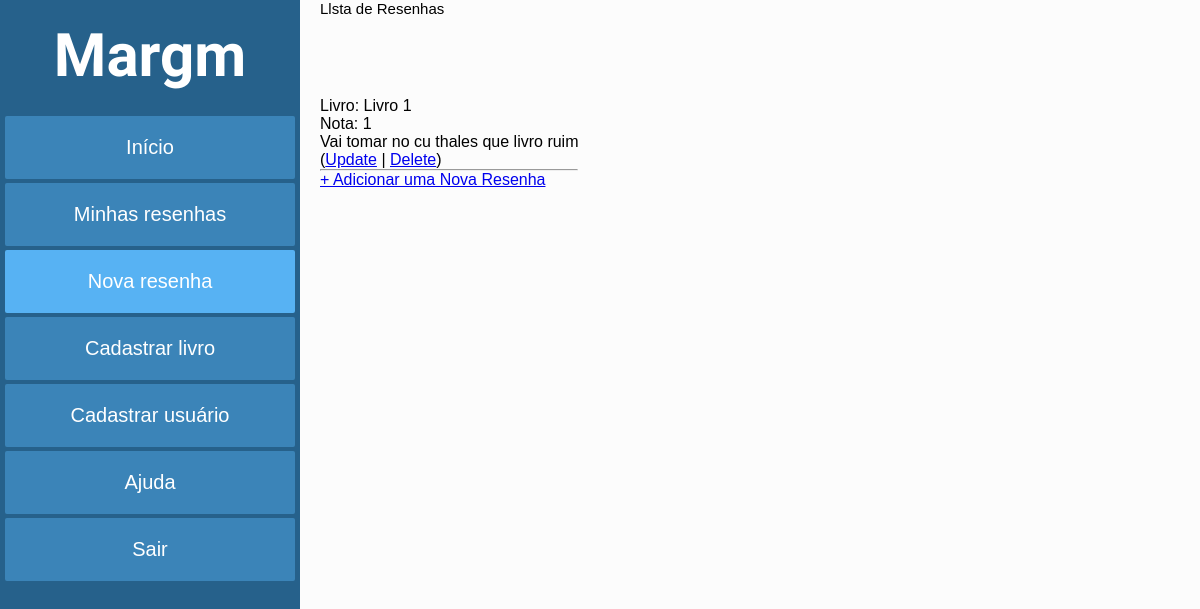
/resenhas/, run on an earlier commit of the app's database.
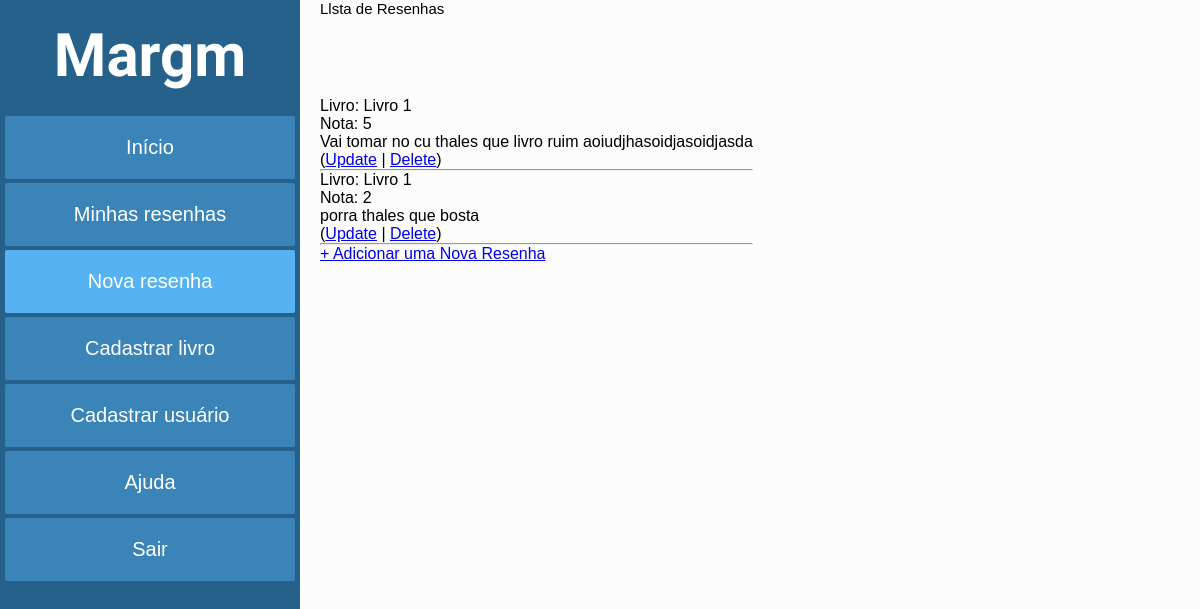
And on a later commit of the database.
### resenhas/models.py (models this page shows)
class Resenha(models.Model):
    id = models.AutoField(primary_key=True)
    cod_livro = models.ForeignKey(Livro, models.CASCADE)
    texto = models.TextField()
    rating = models.IntegerField()
    created_at = models.DateField(auto_now_add=True)
    created_by = models.ForeignKey(Usuario, models.DO_NOTHING)

### livros/models.py (models this page shows)
class Livro(models.Model):
    id = models.AutoField(primary_key=True)
    isbn = models.CharField(max_length=13)
    titulo = models.CharField(max_length=100)
    genero = models.CharField(max_length=50)
    autor = models.CharField(max_length=100)
    editora = models.CharField(max_length=100)
    ano_publicacao = models.IntegerField()
    numero_paginas = models.IntegerField()
    rating = models.FloatField(null=True)
    created_at = models.DateTimeField(auto_now_add=True)
    created_by = models.ForeignKey(Usuario, models.DO_NOTHING)

### resenhas/views.py (the view)
# urls.py: path('', views.ResenhaListView.as_view(), name='Resenha_list'),
class ResenhaListView(ListView):
    model = Resenha
    context_object_name = 'Resenhas'

### resenhas/templates/resenhas/resenha_list.html (shortened to what this page needs)
<!DOCTYPE html>
{% load static %}
<html lang="pt-br">
<head>
    <link rel="stylesheet" href="/static/resenhas/styles/resenha_form.css">
</head>
<body>
    <div id="menu-lateral">
        <h1>Margm</h1>
        <a target="_self" hreflang="pt-br">Início</a>
        <a target="_self" hreflang="pt-br">Minhas resenhas</a>
        <a id="selecionado" href="/resenhas/create/" target="_self" hreflang="pt-br">Nova resenha</a>
        <a href="/livros/create/" target="_self" hreflang="pt-br">Cadastrar livro</a>
        <a href="/usuarios/create/" target="_self" hreflang="pt-br">Cadastrar usuário</a>
        <a target="_self" hreflang="pt-br">Ajuda</a>
        <a target="_self" hreflang="pt-br">Sair</a>
    </div>
    <div id="nova-resenha">
        <h3>Llsta de Resenhas</h3>
        {% for Resenha in Resenhas %}
            <p>Livro: {{ Resenha.cod_livro.titulo }}<br>Nota: {{ Resenha.rating }} <br>{{ Resenha.texto }}<br>
                (<a href="{% url 'Resenha_update' Resenha.id %}">Update</a> |
                <a href="{% url 'Resenha_delete' Resenha.id %}">Delete</a>)
                <br> <hr/>
            </p>
        {% endfor %}
        <p> <a href="{% url 'Resenha_create' %}"> + Adicionar uma Nova Resenha</a></p>
    </div>
</body>
</html>

What changed in the data, as far as the page shows it:
changed Resenha: rating "1" → "5"; texto "Vai tomar no cu thales que livro ruim" → "Vai tomar no cu thales que livro ruim aoiudjhasoidjasoidjasda"
added Resenha: cod_livro.titulo "Livro 1", rating "2", texto "porra thales que bosta"
